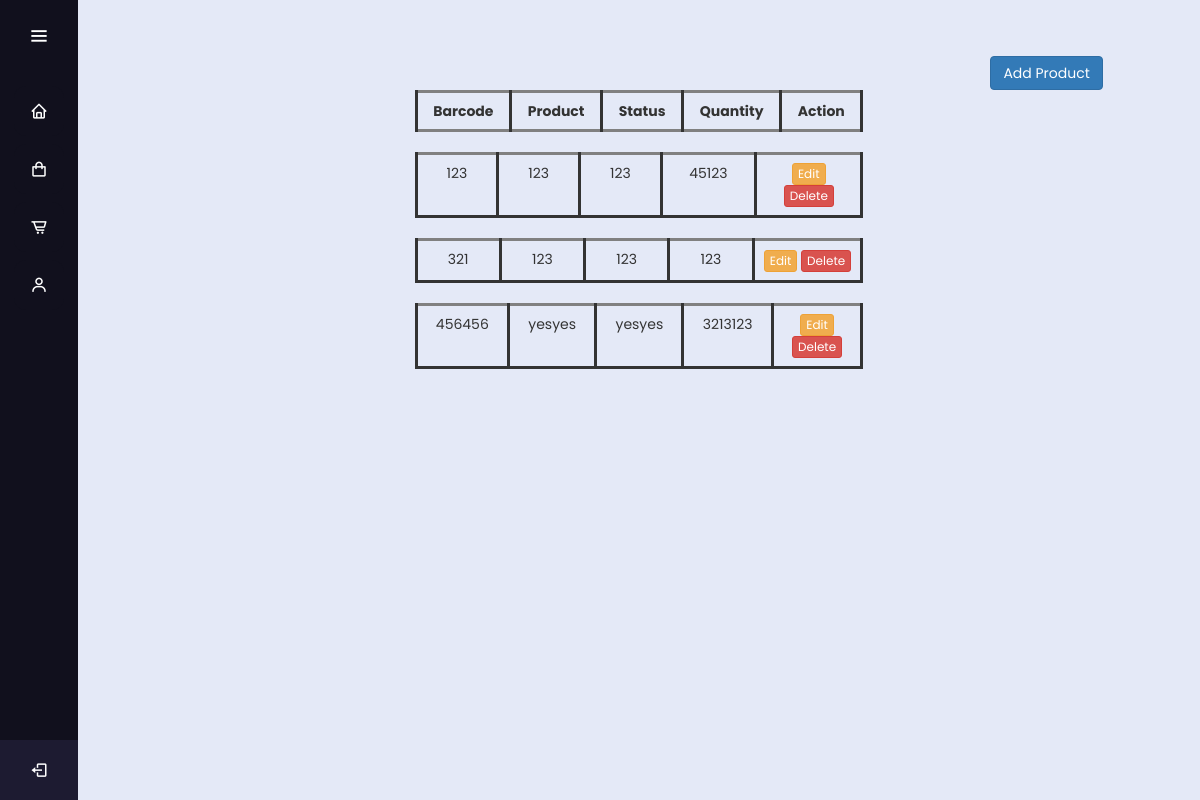
Page /Product on the earlier database version.
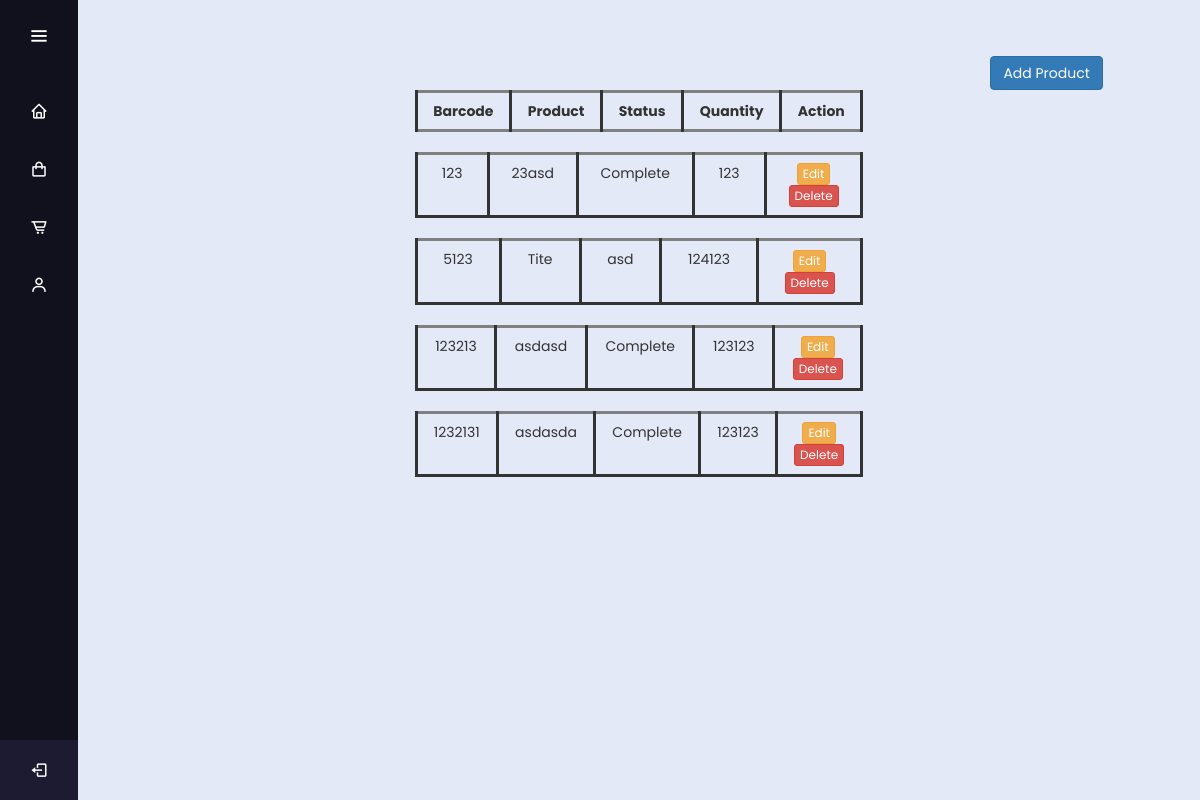
Same page on the later database version.
### app.py (models this page shows, shortened)
class Products(db.Model):
    __tablename__="product"
    barcode = db.Column(db.Integer,primary_key=True)
    product = db.Column(db.String(50))
    status = db.Column(db.String(50))
    quantity = db.Column(db.Integer)

### app.py (the view)
@app.route('/Product',methods=['GET','POST'])
def product():
    rows = Products.query.all()
    return render_template("products.html",rows=rows)

### templates/products.html (shortened to what this page needs)
{% extends "bootstrap/base.html" %}
{% block content %}
<div class="row" id="containerr">
    <div class = "col pull-right">
        <button type="button" id="Product_Button" name="Product_Button" class="btn btn-primary" data-toggle="modal" data-target="#product_modal">
            Add Product
        </button>
    </div>
</div>
<table class="table table-hover center">
    <thead>
        <tr>
        <th scope="col">Barcode</th>
        <th scope="col">Product</th>
        <th scope="col">Status</th>
        <th scope="col">Quantity</th>
         <th scope="col">Action</th>
    </tr>
    </thead>
</table>
{% for row in rows %}
<table class="table table-hover center">
    <tbody>
      <tr>
        <td>{{ row.barcode }}</a></td>
        <td>{{ row.product }}</td>
        <td>{{ row.status }}</td>
        <td>{{ row.quantity }}</td>
        <td>
          <a href="/Product_update/{{row.barcode}}" class="btn btn-warning btn-xs" data-toggle="modal" data-target="#product_modaledit{{row.barcode}}">Edit</a>
          <a href="/Product_delete/{{row.barcode}}" class="btn btn-danger btn-xs" onclick="return confirm('Are You Sure To Delete ?')">Delete</a>
      </td>
      </tr>
    </tbody>
  </table>
{% endfor %}
{% endblock %}

### templates/bootstrap/base.html (shortened to what this page needs)
<!DOCTYPE html>
<html lang="en" dir="ltr">
  <head>
    {% block styles %}
    <link rel="stylesheet" href="static/style.css">
    <link href='https://unpkg.com/boxicons@2.0.7/css/boxicons.min.css' rel='stylesheet'>
    <link rel="stylesheet" href="https://maxcdn.bootstrapcdn.com/bootstrap/3.4.1/css/bootstrap.min.css">
     {% endblock %}
   </head>
<body>{% block sidebar %}
  <div class="sidebar">
    <div class="logo-details">
        <i class='bx bx-menu' id="btn" ></i>
    </div>
    <ul class="nav-list">
     <li>
      <a href="{{url_for('Homepage')}}">
        <i class='bx bx-home' ></i>
      </a>
    </li>
     <li>
       <a href="{{url_for('product')}}">
        <i class='bx bx-shopping-bag'></i>
       </a>
     </li>
     <li>
       <a href="{{url_for('orders')}}">
         <i class='bx bx-cart-alt' ></i>
       </a>
     </li>
     <li>
      <a href="{{url_for('about_us')}}">
        <i class='bx bx-user' ></i>
      </a>
    </li>
     <li class="profile">
         <div class="profile-details">
           <div class="name_job">
             <div class="name">User Name</div>
             <div class="job">log_out</div>
           </div>
         </div>
         <i class='bx bx-log-out' id="log_out" ></i>
     </li>
    </ul>
   </div>
   {% endblock %}
   <section class="home-section">{% block content %}{% endblock %}</section>
</body>
</html>

### static/style.css (style rules this page uses)
* { margin: 0; padding: 0; box-sizing: border-box; font-family: "Poppins" , sans-serif; }
.sidebar { position: fixed; left: 0; top: 0; height: 100%; width: 78px; background: #11101D; padding: 6px 14px; z-index: 99; transition: all 0.5s ease; }
.sidebar .logo-details { height: 60px; display: flex; align-items: center; position: relative; }
.sidebar .logo-details #btn { position: absolute; top: 50%; right: 0; transform: translateY(-50%); font-size: 22px; transition: all 0.4s ease; font-size: 23px; text-align: center; cursor: pointer; transition: all 0.5s ease; }
.sidebar i { color: #fff; height: 60px; min-width: 50px; font-size: 28px; text-align: center; line-height: 60px; }
.sidebar .nav-list { margin-top: 20px; height: 100%; }
.sidebar li { position: relative; margin: 8px 0; list-style: none; }
.sidebar li a { display: flex; height: 100%; width: 100%; border-radius: 12px; align-items: center; text-decoration: none; transition: all 0.4s ease; background: #11101D; }
.sidebar li i { height: 50px; line-height: 50px; font-size: 18px; border-radius: 12px; }
.sidebar li.profile { position: fixed; height: 60px; width: 78px; left: 0; bottom: -8px; padding: 10px 14px; background: #1d1b31; transition: all 0.5s ease; overflow: hidden; }
.sidebar li .profile-details { display: flex; align-items: center; flex-wrap: nowrap; }
.sidebar li.profile .name, .sidebar li.profile .job { font-size: 15px; font-weight: 400; color: #fff; white-space: nowrap; }
.sidebar li.profile .job { font-size: 12px; }
.sidebar .profile #log_out { position: absolute; top: 50%; right: 0; transform: translateY(-50%); background: #1d1b31; width: 100%; height: 60px; line-height: 60px; border-radius: 0px; transition: all 0.5s ease; }
.home-section { position: relative; background: #E4E9F7; min-height: 100vh; top: 0; left: 78px; width: calc(100% - 78px); transition: all 0.5s ease; z-index: 2; }

### templates/bootstrap/base.html (style rules this page uses)
#containerr { padding-top: 5%; padding-right: 10%; }
.center { margin-left: auto; margin-right: auto; width:40%; }
tbody,td,thead,th { border-top-style: solid; border-left-style: solid; border-right-style: solid; border-bottom-style: solid; }
td,thead,th { text-align: center; vertical-align: middle; border-right-style: solid; border-top-style: solid; width:10%; }

Differences in the rows shown:
removed Products: barcode "321", product "123", status "123", quantity "123"
removed Products: barcode "456456", product "yesyes", status "yesyes", quantity "3213123"
changed Products id 123: product "123" → "23asd"; status "123" → "Complete"; quantity "45123" → "123"
added Products: barcode "5123", product "Tite", status "asd", quantity "124123"
added Products: barcode "123213", product "asdasd", status "Complete", quantity "123123"
added Products: barcode "1232131", product "asdasda", status "Complete", quantity "123123"
